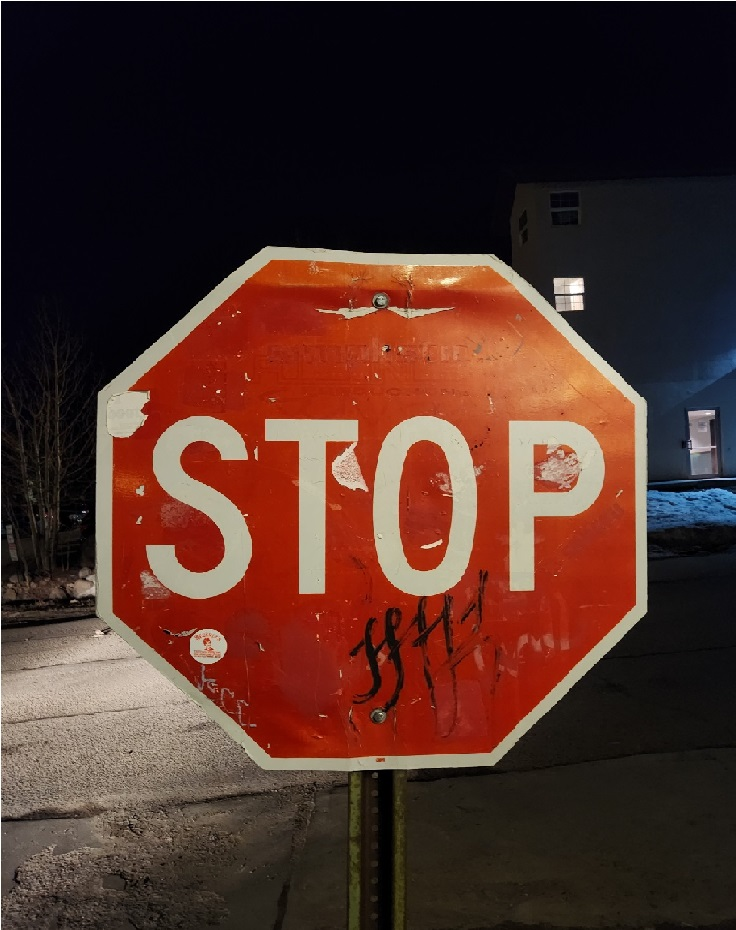
#> input picture codebase/stop-sign-masker/stop1.jpg, 736 x 930 px
$ python masker.py
#> lines starting #> are read from the running program, lines starting #| are printed output that depends on the picture; after the words box and inside, x2 and y2 are one past the last pixel; in counts of white or black regions, pixels touching at a corner belong together
#> further down, image is the input picture: shape (930, 736, 3); mean B, G, R 39.7, 47.2, 78.6
import cv2
import numpy as np

def filter_img(path):
    # Load RGB image
#> called with path = 'stop1.jpg'
    rgb_image = cv2.imread(path)

    # Convert RGB image to HSV
    hsv_image = cv2.cvtColor(rgb_image, cv2.COLOR_BGR2HSV)
#> hsv_image: shape (930, 736, 3); mean H, S, V 54.8, 148.4, 82.1

    # Filter image based on min HSV and max HSV values
    lower_thresh = np.array([0,100,50])
    upper_thresh = np.array([12,255,255])
    return cv2.inRange(hsv_image, lower_thresh, upper_thresh)
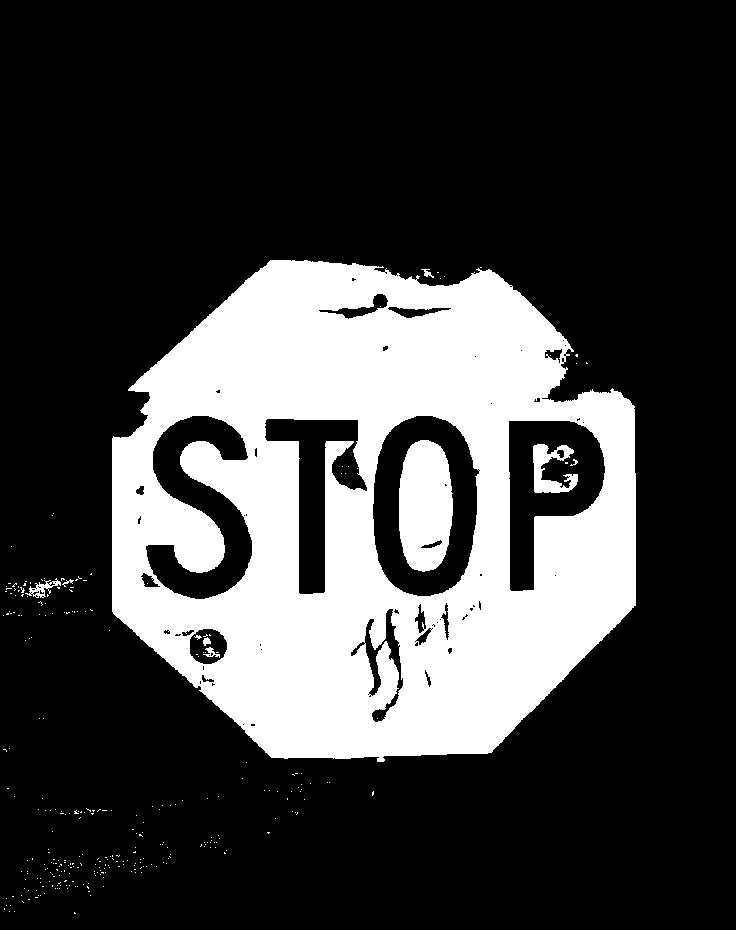
#> returned value: shape (930, 736); 25.1% white; 301 white regions (292 under 20 px), largest, box (x1, y1, x2, y2) and area: (112, 260, 636, 762) 163618, (399, 440, 453, 572) 5836, (533, 444, 578, 493) 1133

def edges(filtered_img):
    median = cv2.medianBlur(filtered_img, 5)
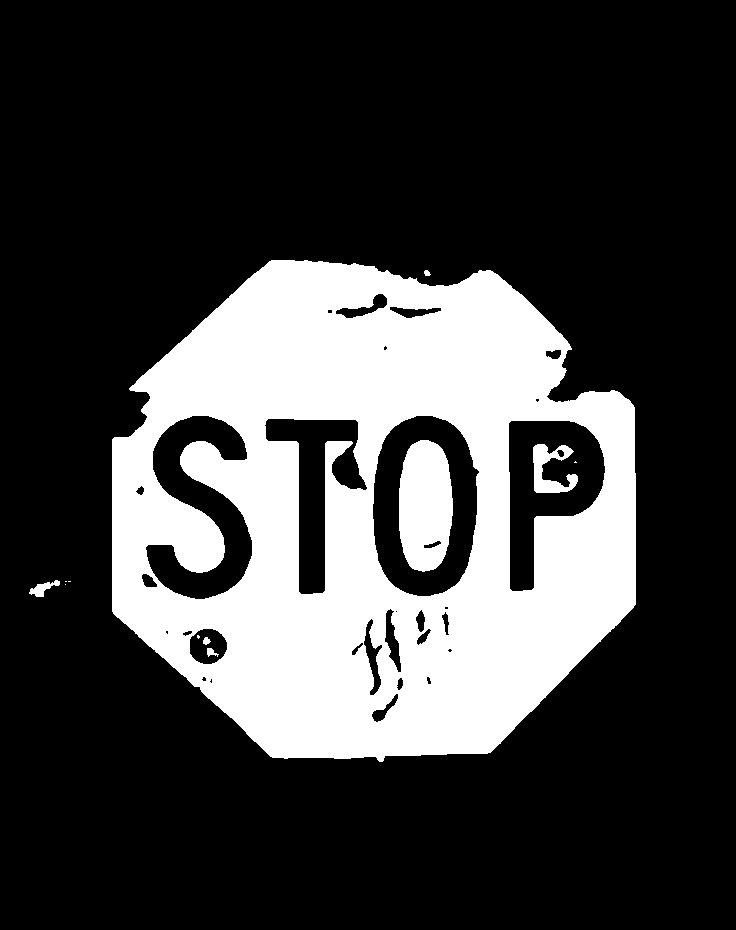
#> median: shape (930, 736); 25% white; 12 white regions (5 under 20 px), largest, box (x1, y1, x2, y2) and area: (112, 260, 636, 762) 164057, (399, 440, 453, 572) 5845, (533, 444, 578, 493) 1130
    closed = cv2.morphologyEx(median, cv2.MORPH_CLOSE, (3, 3))
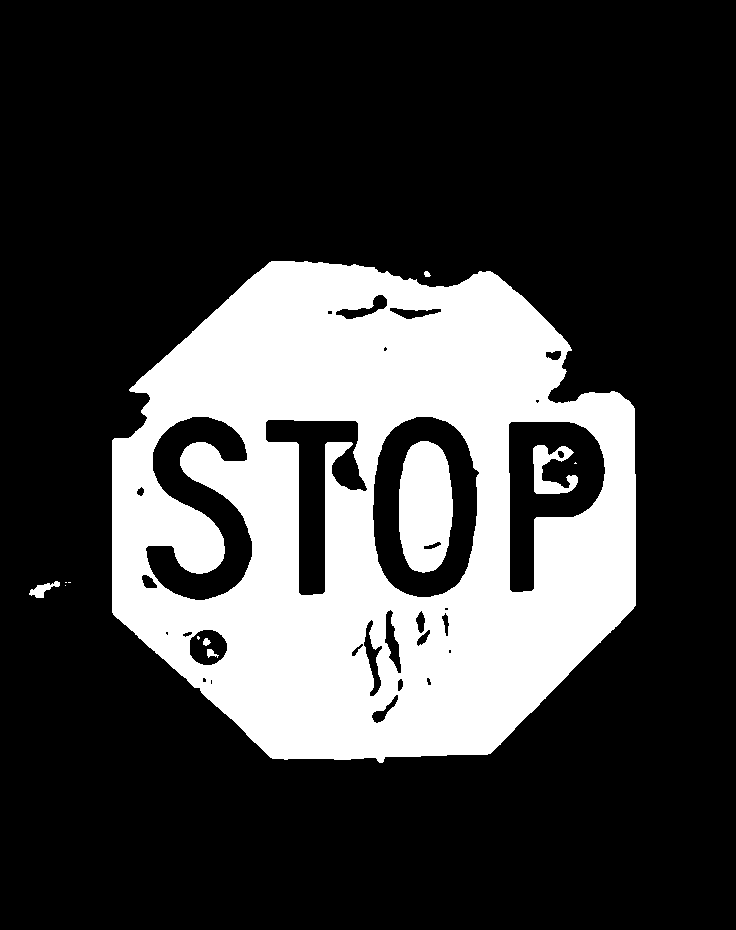
#> closed: shape (930, 736); 25% white; 12 white regions (5 under 20 px), largest, box (x1, y1, x2, y2) and area: (112, 261, 636, 763) 164070, (399, 441, 453, 573) 5845, (533, 445, 578, 494) 1132
    closed = cv2.morphologyEx(closed, cv2.MORPH_CLOSE, (5, 5))
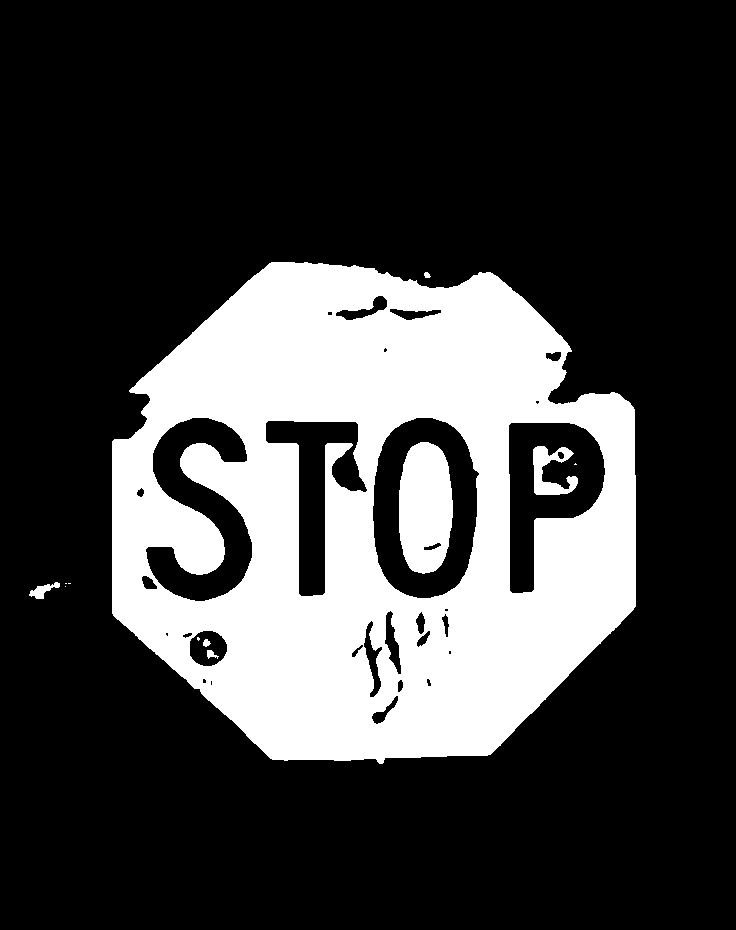
#> closed: shape (930, 736); 25% white; 12 white regions (5 under 20 px), largest, box (x1, y1, x2, y2) and area: (112, 262, 636, 764) 164070, (399, 442, 453, 574) 5845, (533, 446, 578, 495) 1132
    closed = cv2.morphologyEx(closed, cv2.MORPH_CLOSE, (7, 7))
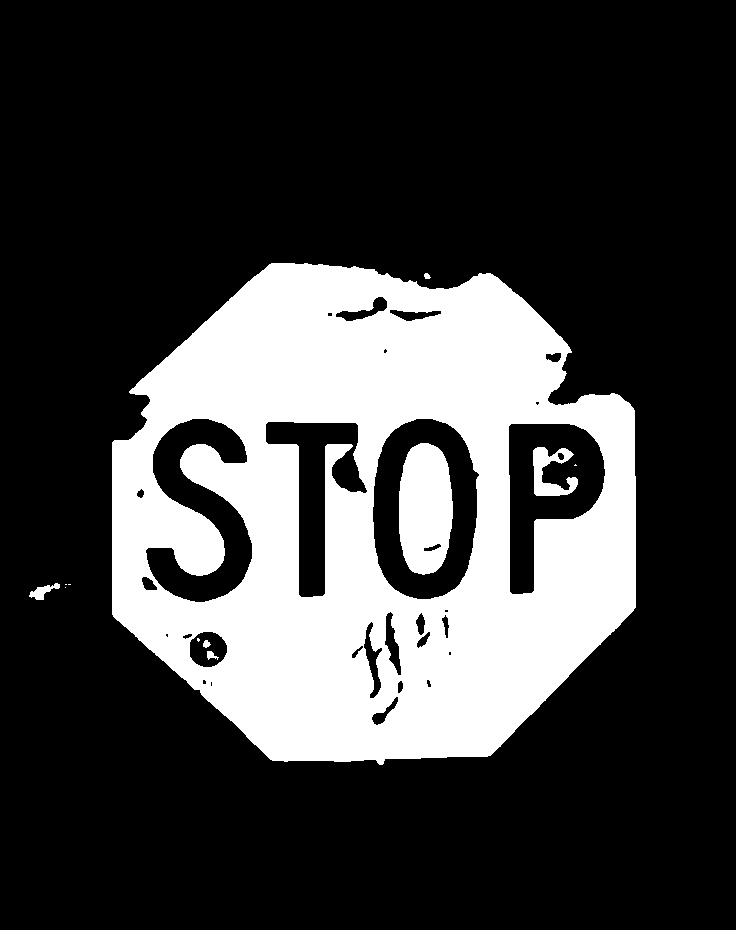
#> closed: shape (930, 736); 25% white; 12 white regions (5 under 20 px), largest, box (x1, y1, x2, y2) and area: (112, 263, 636, 765) 164070, (399, 443, 453, 575) 5845, (533, 447, 578, 496) 1132
    return cv2.Canny(closed, 50, 150)  # Using Canny edge detection
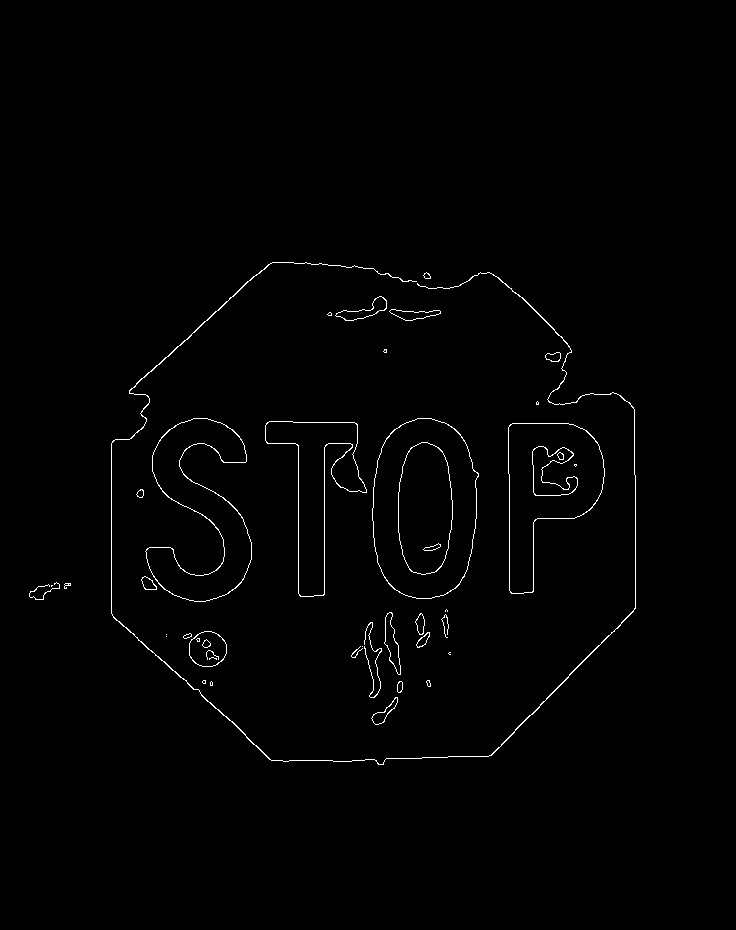
#> returned value: shape (930, 736); 0.94% white in thin lines or dots, all inside (x1, y1, x2, y2) = (29, 262, 636, 765)

def draw_hough_lines(image, edges):
    # Perform Hough Line Transform
    lines = cv2.HoughLines(edges, 1, np.pi/180, 200)
#> lines = None

    # Draw the detected lines on a copy of the original image
    image_with_lines = np.copy(image)
    if lines is not None:
        # Sort the lines by their length (rho parameter in Hough space)
        lines = sorted(lines, key=lambda x: x[0][0], reverse=True)[:8]
        for rho, theta in lines:
            a = np.cos(theta)
            b = np.sin(theta)
            x0 = a * rho
            y0 = b * rho
            x1 = int(x0 + 1000 * (-b))
            y1 = int(y0 + 1000 * (a))
            x2 = int(x0 - 1000 * (-b))
            y2 = int(y0 - 1000 * (a))
            image_with_lines = cv2.line(image_with_lines, (x1, y1), (x2, y2), (0, 0, 255), 10)

    return image_with_lines

paths = ["stop1.jpg", "stop2.jpg", "stop3.jpg", "stop4.jpg", "stop5.jpg"]

for path in paths:
    image = cv2.imread(path)

    # Display the filtered RGB image
    cv2.imshow("Original Image", image)

    filtered = filter_img(path)
    # cv2.imshow('Filtered Image', filtered)

    edge_img = edges(filtered)
    cv2.imshow('Canny Image', edge_img)

    lines = draw_hough_lines(image, edge_img)
    cv2.imshow("Hough Lines", lines)

    cv2.waitKey(0)
    cv2.destroyAllWindows()
#> pass 2 of the loop `for path in paths:`:
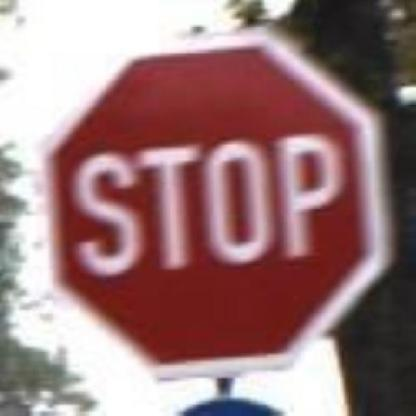
#> input picture codebase/stop-sign-masker/stop2.jpg, 416 x 416 px
#> image is the input picture: shape (416, 416, 3); mean B, G, R 123.4, 121.8, 155.1
#> hsv_image: shape (416, 416, 3); mean H, S, V 76.8, 76.5, 156.4
#> in filter_img (call 2), `return cv2.inRange(hsv_image, lower_thresh, upper_thresh)`:
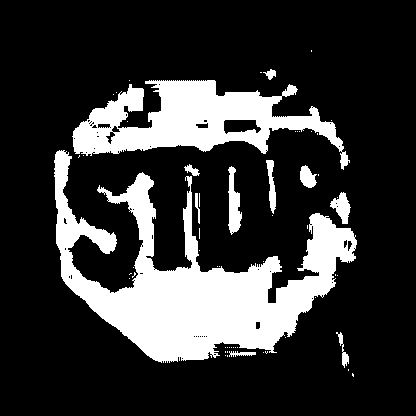
#> returned value: shape (416, 416); 21% white; 58 white regions (47 under 20 px), largest, box (x1, y1, x2, y2) and area: (54, 150, 357, 363) 23362, (72, 80, 350, 170) 10980, (228, 166, 242, 235) 581
#> median: shape (416, 416); 21% white; 14 white regions (1 under 20 px), largest, box (x1, y1, x2, y2) and area: (54, 150, 357, 362) 23387, (73, 80, 349, 168) 11034, (229, 167, 242, 233) 569
#> in edges (call 2), `return cv2.Canny(closed, 50, 150)`:
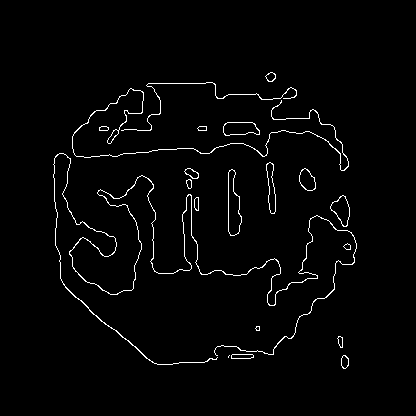
#> returned value: shape (416, 416); 2.1% white in thin lines or dots, all inside (x1, y1, x2, y2) = (53, 72, 357, 369)
#> pass 3 of the loop `for path in paths:`:
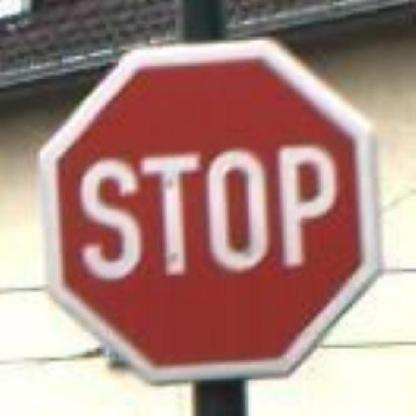
#> input picture codebase/stop-sign-masker/stop3.jpg, 416 x 416 px
#> image is the input picture: shape (416, 416, 3); mean B, G, R 131, 137.1, 172.1
#> hsv_image: shape (416, 416, 3); mean H, S, V 48.9, 72.4, 172.9
#> in filter_img (call 3), `return cv2.inRange(hsv_image, lower_thresh, upper_thresh)`:
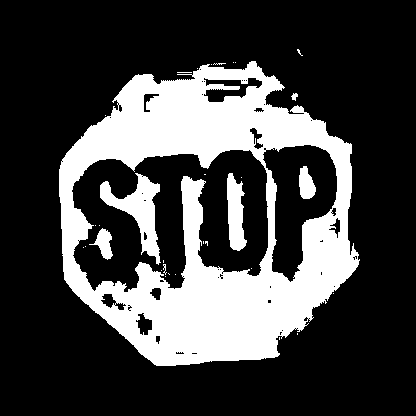
#> returned value: shape (416, 416); 26.3% white; 32 white regions (25 under 20 px), largest, box (x1, y1, x2, y2) and area: (59, 61, 360, 366) 41633, (100, 173, 161, 265) 2001, (227, 173, 247, 251) 1062
#> median: shape (416, 416); 26.4% white; 7 white regions (1 under 20 px), largest, box (x1, y1, x2, y2) and area: (59, 61, 359, 366) 41887, (100, 174, 160, 264) 2001, (227, 173, 247, 251) 1051, (299, 166, 316, 199) 393, (94, 229, 112, 259) 346, (292, 93, 297, 100) 26
#> in edges (call 3), `return cv2.Canny(closed, 50, 150)`:
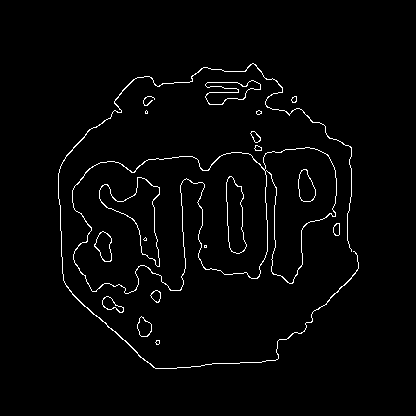
#> returned value: shape (416, 416); 2.1% white in thin lines or dots, all inside (x1, y1, x2, y2) = (58, 63, 359, 369)
#> the loop made 5 passes; the first 3 are shown
